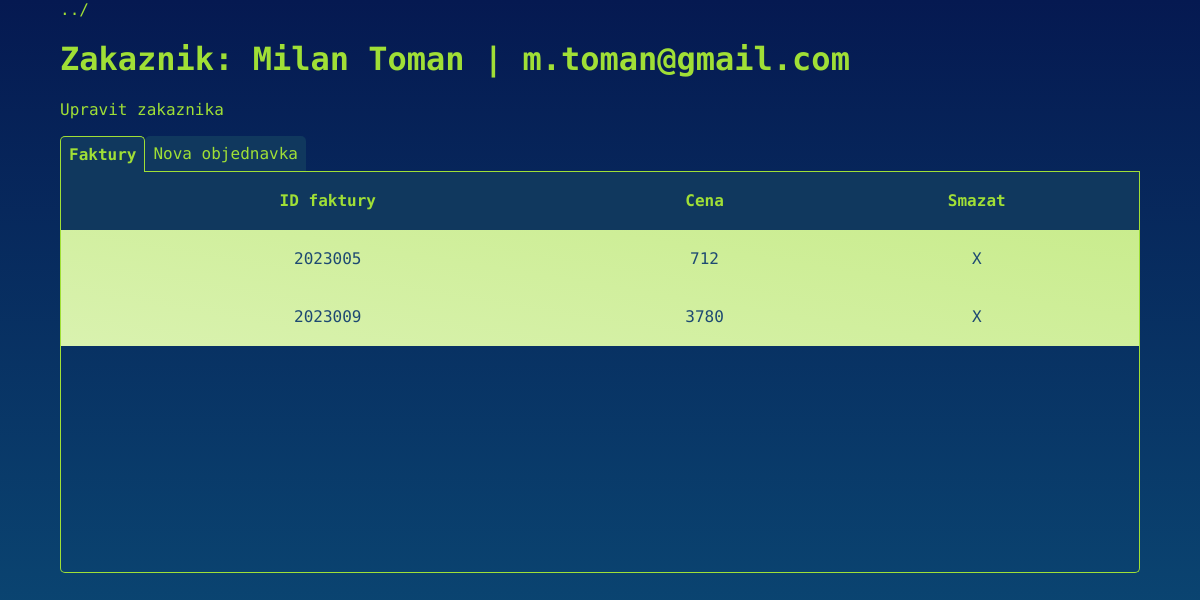
Page /zakaznik.php?id=1 on the earlier database version.
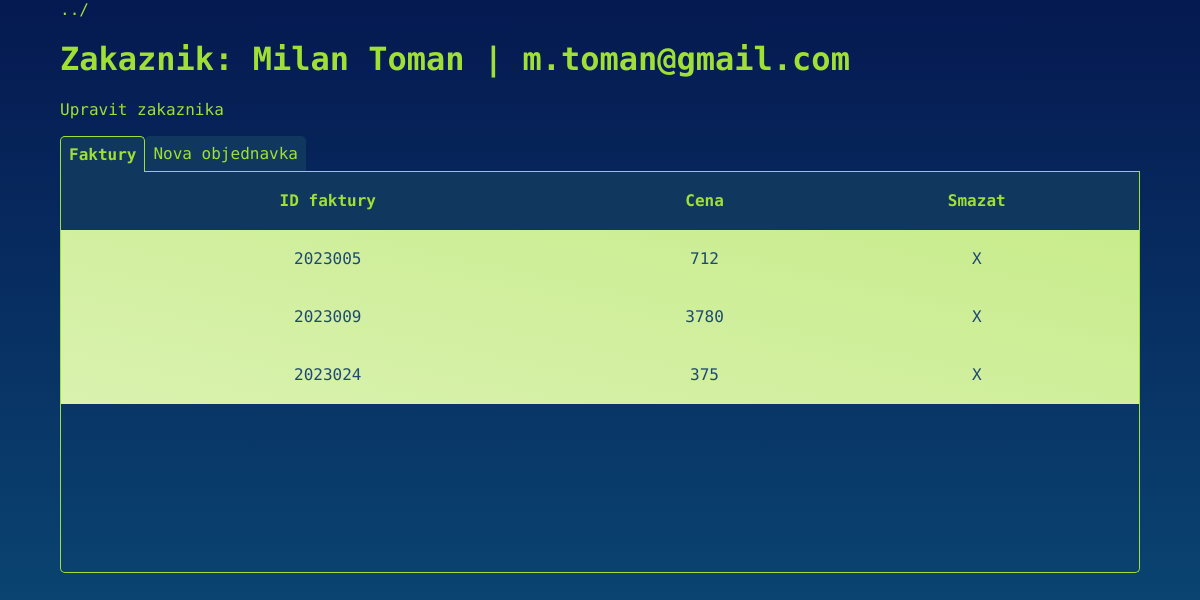
Same page on the later database version.
### tables this page shows
CREATE TABLE `faktura` (
  `id_fak` int NOT NULL AUTO_INCREMENT,
  `zakaznik_id` int NOT NULL,
  `cena_fak` int NOT NULL,
  `datum` int NOT NULL,
  PRIMARY KEY (`id_fak`),
  KEY `zakaznik_id` (`zakaznik_id`),
  CONSTRAINT `faktura_ibfk_1` FOREIGN KEY (`zakaznik_id`) REFERENCES `zakaznik` (`id_zak`)
);

### inc/functions.php (called while the page is built, shortened)
<?php
    function zakaznik_faktura($pdo, $id) {
        $query = "SELECT
            jmeno, email, id_fak, cena_fak, datum, id_zak
            FROM zakaznik
            LEFT JOIN faktura ON id_zak = zakaznik_id
            WHERE id_zak = $id";
        $stmt = $pdo->prepare($query);
        $stmt->execute();
        $results = $stmt->fetchall(PDO::FETCH_ASSOC);
        if ($results) {
            return $results;
        }
        return false;
    }
    function permissions($role_id) {
        switch ($role_id) {
            case 0:
                return "all";
        }
    }

### zakaznik.php (the view, shortened to what this page needs)
<?php
require_once("inc/dbh.inc.php");
require_once("inc/functions.php");
if (isset($_GET["id"])) {
    $id = $_GET["id"];
    $zakaznik_faktura = zakaznik_faktura($conn, $id);
} else {
    header("Location: index.php");
}
$user_permissions = permissions($_SESSION["role"]);
?>
<body>
    <div class="container">
        <a href="index.php">../</a>
        <h1>Zakaznik: <?php echo $zakaznik_faktura[0]["jmeno"] . " | " . $zakaznik_faktura[0]["email"] ?></h1>
        <?php if ($user_permissions == "all") { ?>
        <a href=<?php echo "upravzakaznika.php?id=$id" ?>>Upravit zakaznika</a>
        <?php } ?>
        <nav>
            <span class="navigace <?php
                if (!isset($_GET["orderzboziby"])) {echo "active";};
             ?>" data-target="faktury">Faktury</span>
            <span class="navigace <?php
                if (isset($_GET["orderzboziby"])) {echo "active";};
             ?>" data-target="nova_o">Nova objednavka</span>
        </nav>
        <main>
            <div class="karta <?php
                if (!isset($_GET["orderzboziby"])) {echo "active";};
             ?>" id="faktury">
                <div class="table-container">
                    <?php
                        if (!empty($zakaznik_faktura[0]["id_fak"])) {
                            ?>
                        <table>
                            <thead>
                                <th>ID faktury</th>
                                <th>Cena</th>
                                <th>Smazat</th>
                            </thead>
                            <tbody>
                            <?php
                                foreach ($zakaznik_faktura as $objednavka) {
                                    ?>
                                    <tr>
                                        <td>
                                            <a href='faktura.php?id=<?php echo $objednavka["id_fak"] ?>'>
                                                <?php echo $objednavka["id_fak"] ?>
                                            </a>
                                        </td>
                                        <td> <?php echo $objednavka["cena_fak"] ?></td>
                                        <?php if ($user_permissions == "all") { ?>
                                        <td><a href='inc/smaz_fakturu.inc.php?id=<?php echo $objednavka["id_fak"] . "&id_z=" . $zakaznik_faktura[0]["id_zak"] ?> '>X</a></td>
                                        <?php } ?>
                                    </tr>
                                <?php } ?>
                            </tbody>
                        </table>
                        <?php
                            } else {
                                echo "Zakaznik nema zadne faktury";
                            }
                        ?>
                </div>
            </div>
        </main>
    </div>
</body>
</html>

Differences in the rows shown:
added faktura: id_fak "2023024", cena_fak "375"
